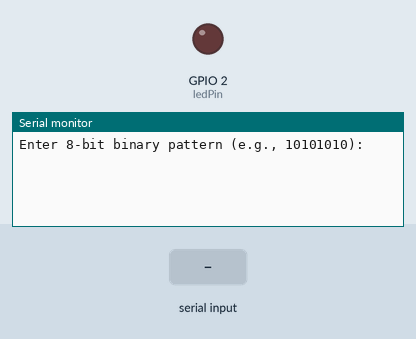
The sketch below on a simulated ESP32. Shown: output pins drawn as LEDs (lit = HIGH), the last lines printed to the serial monitor. The test bench sets the inputs (shaded band).

Above: at 5.6 s.
5.7 s: "90,45\n" received over Serial
At 8.5 s:
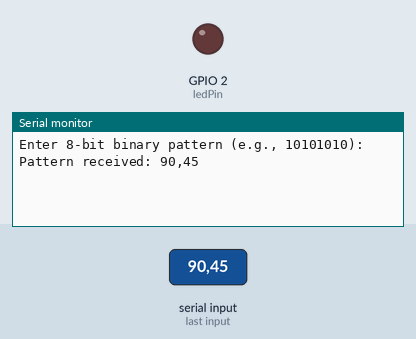
8.9 s: "5\n" received over Serial
At 10.5 s:
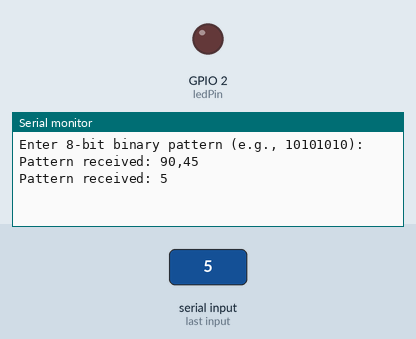

The sketch:

first_stepss.ino
```cpp
#include <Arduino.h>

const int ledPin = 2;

byte pattern = 0;

void setup() {
  Serial.begin(115200);
  pinMode(ledPin, OUTPUT);

  Serial.println("Enter 8-bit binary pattern (e.g., 10101010):");
}

void loop() {
  if (Serial.available()) {
    String input = Serial.readStringUntil('\n');


    pattern = strtol(input.c_str(), NULL, 2);

    Serial.print("Pattern received: ");
    Serial.println(input);
  }


  for (int i = 7; i >= 0; i--) {
    int bitValue = (pattern >> i) & 1;

    digitalWrite(ledPin, bitValue);

    delay(300);
  }
}
```

Measured:
- after the input at 5.7 s, the serial monitor: prints a new line after 1.5 s (image 1)
- after the input at 8.9 s, the serial monitor: prints a new line after 0.70 s (image 2)
